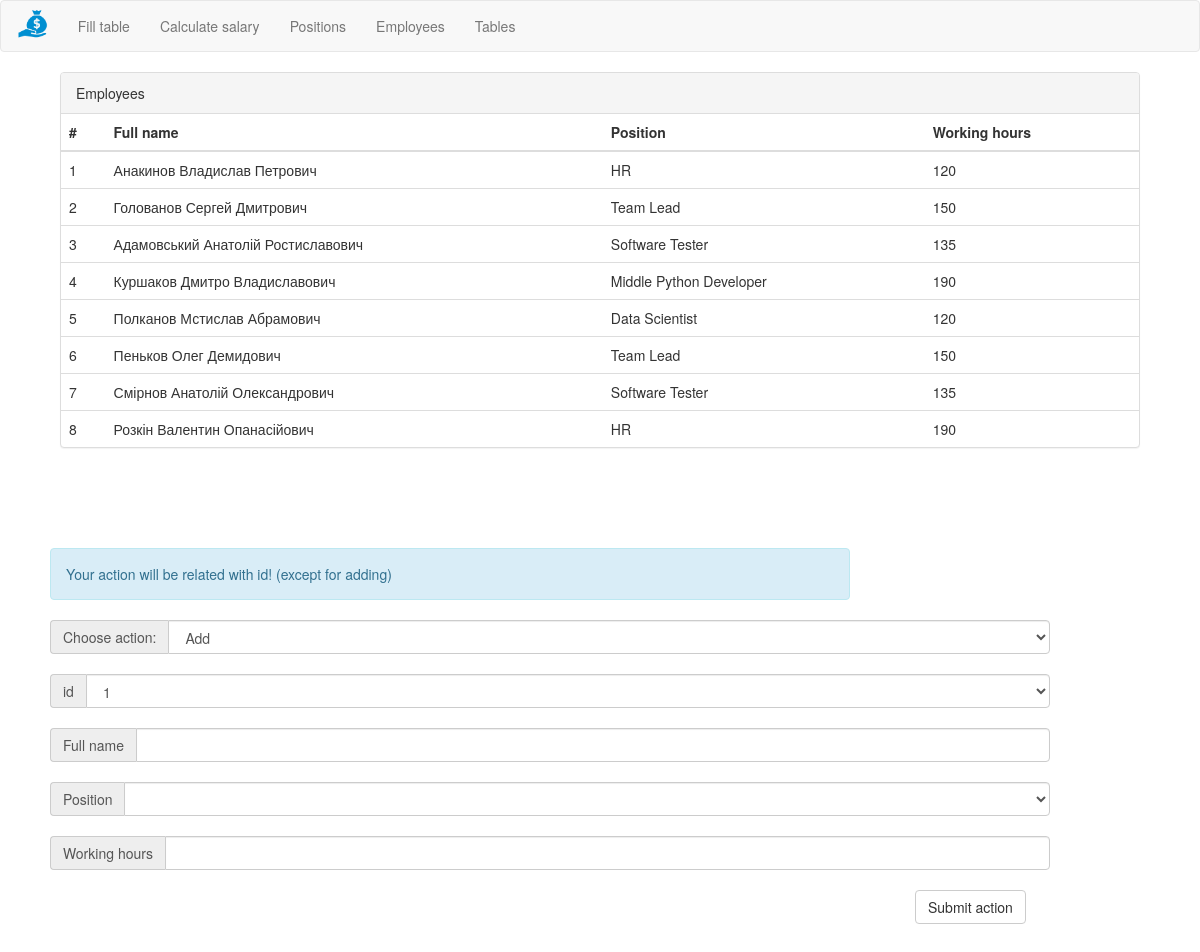
The app's page /employees/, older data.
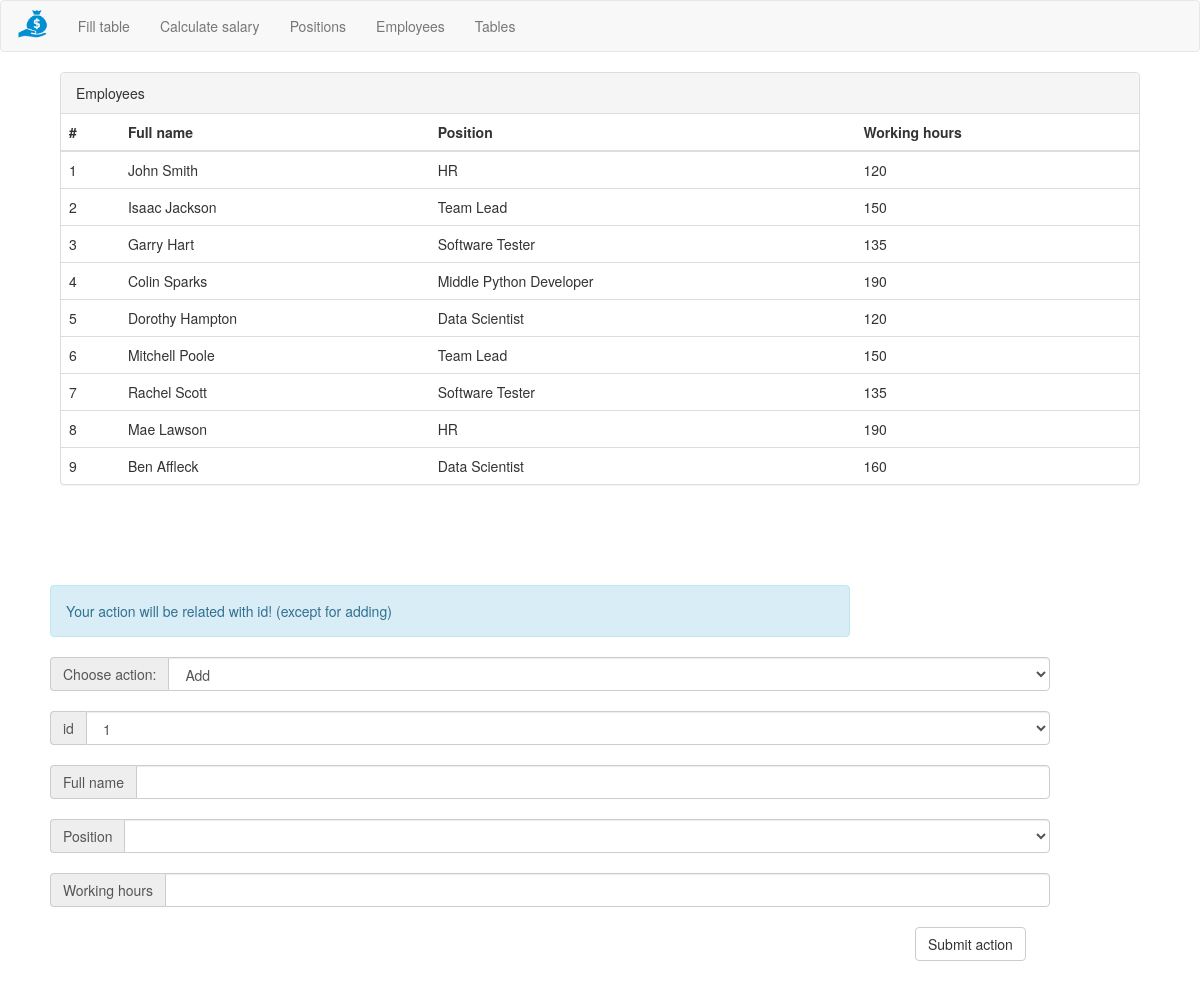
The same page, newer data.
### tables this page shows
CREATE TABLE Employees (id INTEGER, name TEXT, post TEXT, rate INTEGER);

### __init__.py (the view)
@app.route('/employees/')
def employees():
    try:
        POSTS_DATA = Position().get_all_db_data()
        EMPLOYEES_DATA = Employee().get_all_db_data()
        return render_template("employees.html", EMPLOYEES_DATA=EMPLOYEES_DATA, POSTS_DATA=POSTS_DATA, error=None)
    except Exception as e:
        traceback.format_exc()
        return render_template("employees.html", error="Exception has been caught: " + e.args[0])

### Employee.py (called while the page is built)
    def get_all_db_data(self):
        db = sqlite.connect(self.database)
        db.row_factory = sqlite.Row
        with db:
            conn = db.cursor()
            conn.execute("SELECT * FROM {}".format(self.table))
            data = conn.fetchall()
            return data

### Position.py (called while the page is built)
    def get_all_db_data(self):
        db = sqlite.connect(self.database)
        db.row_factory = sqlite.Row
        with db:
            conn = db.cursor()
            conn.execute("SELECT * FROM {}".format(self.table))
            data = conn.fetchall()
            return data

### templates/employees.html (shortened to what this page needs)
{% extends "header.html" %}
{% block body %}
    <div class="panel panel-default" style="max-width: 90%; margin: auto;">
        <div class="panel-heading">Employees </div>
        <table class="table">
            <thead>
                <th> # </th>
                <th> Full name </th>
                <th> Position </th>
                <th> Working hours </th>
            </thead>
            <tbody>
                {% for item in EMPLOYEES_DATA:%}
                <tr>
                    <td> {{item["id"]}} </td>
                    <td> {{item["name"]}} </td>
                    <td> {{item["post"]}} </td>
                    <td> {{item["rate"]}} </td>
                </tr>
                {% endfor %}
            </tbody>
        </table>
    </div>
    <form method="POST" action="/employees-handler/">
        <div class="alert alert-info" role="alert" style="margin:100px 50px 20px 50px; width: 800px;">
            Your action will be related with id! (except for adding)
        </div>
        <div class="input-group" style="margin: 20px 50px; width: 1000px;">
            <span class="input-group-addon" id="basic-addon1"> Choose action: </span>
            <select type="text" class="form-control"
                    aria-describedby="basic-addon1" name="action" value="{{request.form.action}}">
                <option value="add"> Add </option>
            </select>
        </div>
        <div class="input-group" style="margin: 20px 50px; width: 1000px;">
            <span class="input-group-addon" id="basic-addon1"> id </span>
            <select type="text" class="form-control"
                    aria-describedby="basic-addon1" name="id" value="{{request.form.id}}">
                {% for employee in EMPLOYEES_DATA%}
                <option value="{{employee['id']}}">{{employee["id"]}}</option>
                {% endfor %}
            </select>
        </div>
        <div class="input-group" style="margin: 20px 50px; width: 1000px;">
            <span class="input-group-addon" id="basic-addon1"> Full name </span>
            <input type="text" class="form-control"
                    aria-describedby="basic-addon1" name="name" value="{{request.form.name}}">
        </div>
        <div class="input-group" style="margin: 20px 50px; width: 1000px;">
            <span class="input-group-addon" id="basic-addon1"> Position </span>
            <select type="text" class="form-control"
                    aria-describedby="basic-addon1" name="post" value="{{request.form.post}}">
                <option value=""></option>
                {% for post in POSTS_DATA%}
                <option value='{{post["name"]}}'>{{post["name"]}}</option>
                {% endfor%}
            </select>
        </div>
        <div class="input-group" style="margin: 20px 50px; width: 1000px;">
            <span class="input-group-addon" id="basic-addon1"> Working hours </span>
            <input type="text" class="form-control"
                    aria-describedby="basic-addon1" name="rate" value="{{request.form.rate}}">
        </div>
        <button type="submit" class="btn btn-default" style="margin-left: 915px; margin-bottom: 50px;"> Submit action </button>
    </form>
{% endblock%}

### templates/header.html (shortened to what this page needs)
<!DOCTYPE html>
<html lang="ua">
<head>
    <link href="../static/css/bootstrap.min.css" rel="stylesheet">
</head>
<header>
    <nav class="navbar navbar-default">
        <div class="navbar-header">
            <a class="navbar-brand"><img src="../static/img/salary-packaging.png"
                                         style="height: 30px; margin-top: -7px;"></a>
        </div>
        <div class="container-fluid">
            <div class="collapse navbar-collapse" id="bs-example-navbar-collapse-1">
                <ul class="nav navbar-nav">
                    <li><a href="/new-table">Fill table </a></li>
                    <li><a href="/salaries">Calculate salary</a></li>
                    <li><a href="/positions">Positions </a></li>
                    <li><a href="/employees">Employees </a></li>
                    <li><a href="/tables">Tables </a></li>
                </ul>
            </div>
        </div>
    </nav>
</header>
<body>
    {% block body %}{% endblock %}
</body>
</html>

Row changes from the older to the newer data that the page shows:
changed Employees: name "Анакинов Владислав Петрович" → "John Smith"
changed Employees: name "Голованов Сергей Дмитрович" → "Isaac Jackson"
changed Employees: name "Адамовський Анатолій Ростиславович" → "Garry Hart"
changed Employees "Middle Python Developer": name "Куршаков Дмитро Владиславович" → "Colin Sparks"
changed Employees: name "Полканов Мстислав Абрамович" → "Dorothy Hampton"
changed Employees: name "Пеньков Олег Демидович" → "Mitchell Poole"
changed Employees: name "Смірнов Анатолій Олександрович" → "Rachel Scott"
changed Employees: name "Розкін Валентин Опанасійович" → "Mae Lawson"
added Employees: id "9", name "Ben Affleck", post "Data Scientist", rate "160"
